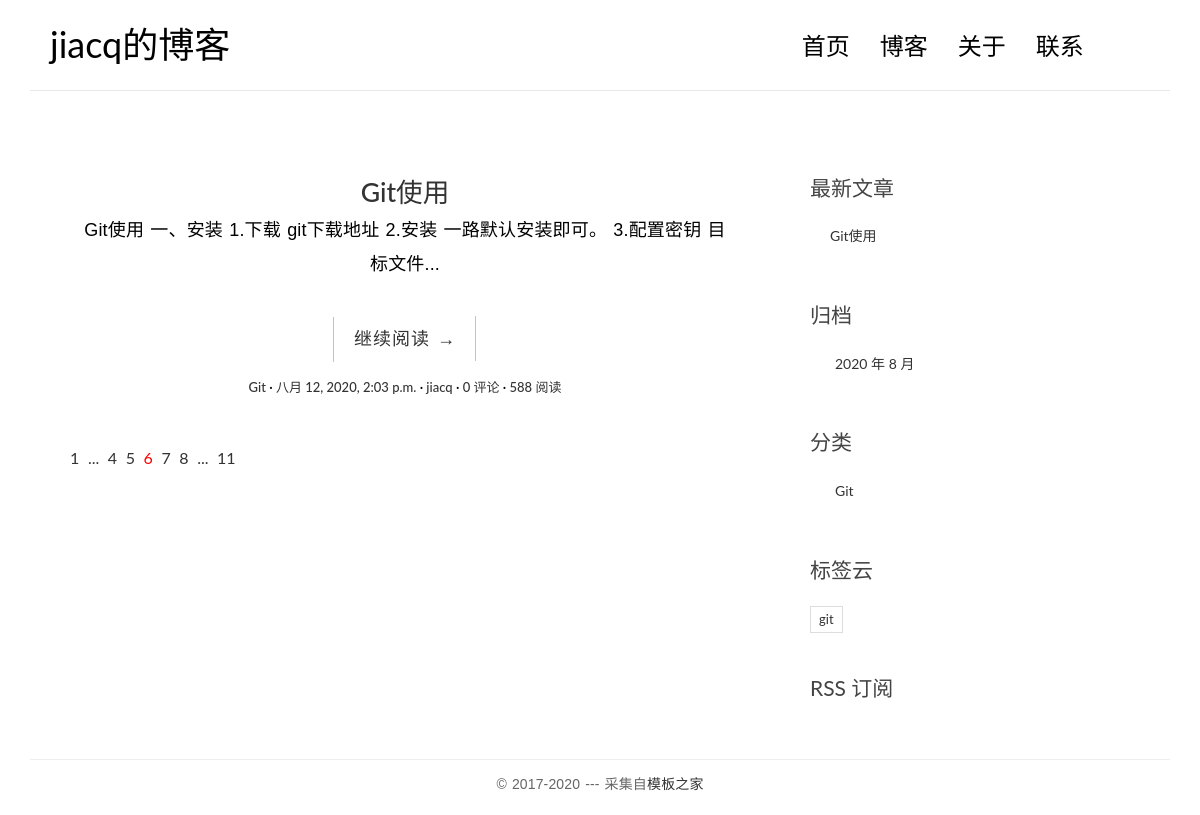
Screenshot of /blog/ with the database file from the repository.
### blog/models.py (models this page shows, shortened)
class Post(models.Model):
    '''文章标题'''
    title = models.CharField(max_length=70, verbose_name="标题")
    '''文章正文，我们使用了 TextField。
    存储比较短的字符串可以使用 CharField，但对于文章的正文来说可能会是一大段文本，因此使用 TextField 来存储大段文本。'''
    body = models.TextField(verbose_name="正文")
    '''这两个列分别表示文章的创建时间和最后一次修改时间，存储时间的字段用 DateTimeField 类型。'''
    created_time = models.DateTimeField(verbose_name="创建时间", default=timezone.now)
    modified_time = models.DateTimeField(verbose_name="修改时间")
    '''文章摘要，可以没有文章摘要，但默认情况下 CharField 要求我们必须存入数据，否则就会报错。
    指定 CharField 的 blank=True 参数值后就可以允许空值了。'''
    excerpt = models.CharField(max_length=200, blank=True, verbose_name="文章摘要")
    '''这是分类与标签，分类与标签的模型我们已经定义在上面。
    我们在这里把文章对应的数据库表和分类、标签对应的数据库表关联了起来，但是关联形式稍微有点不同。
    我们规定一篇文章只能对应一个分类，但是一个分类下可以有多篇文章，所以我们使用的是 ForeignKey，即一
    对多的关联关系。且自 django 2.0 以后，ForeignKey 必须传入一个 on_delete 参数用来指定当关联的
    数据被删除时，被关联的数据的行为，我们这里假定当某个分类被删除时，该分类下全部文章也同时被删除，因此     # 使用 models.CASCADE 参数，意为级联删除。
    而对于标签来说，一篇文章可以有多个标签，同一个标签下也可能有多篇文章，所以我们使用
    ManyToManyField，表明这是多对多的关联关系。
    同时我们规定文章可以没有标签，因此为标签 tags 指定了 blank=True。
    如果你对 ForeignKey、ManyToManyField 不了解，请看教程中的解释，亦可参考官方文档：
    https://docs.djangoproject.com/en/2.2/topics/db/models/#relationships
    '''
    category = models.ForeignKey(Category, on_delete=models.CASCADE, verbose_name="分类")
    tags = models.ManyToManyField(Tag, blank=True, verbose_name="标签")
    '''文章作者，这里 User 是从 django.contrib.auth.models 导入的。
    django.contrib.auth 是 django 内置的应用，专门用于处理网站用户的注册、登录等流程，User 是
    django 为我们已经写好的用户模型。
    这里我们通过 ForeignKey 把文章和 User 关联了起来。
    因为我们规定一篇文章只能有一个作者，而一个作者可能会写多篇文章，因此这是一对多的关联关系，和
    Category 类似。'''
    author = models.ForeignKey(User, on_delete=models.CASCADE, verbose_name="作者")
    class Meta:
        verbose_name = "文章post"
        verbose_name_plural = verbose_name
        ordering = ['-created_time']
    def get_absolute_url(self):
        return reverse('blog:detail', kwargs={'pk': self.pk})

class Category(models.Model):
    name = models.CharField(max_length=100, verbose_name="分类")
    class Meta:
        verbose_name = "分类ctgy"
        verbose_name_plural = verbose_name

class Tag(models.Model):
    name = models.CharField(max_length=100, verbose_name="标签")
    class Meta:
        verbose_name = "标签tag"
        verbose_name_plural = verbose_name

### blog/views.py (the view)
# urls.py: path('', views.index, name='index'),
def index(request):
    post_list = Post.objects.all().order_by('-created_time')
    return render(request, 'blog/index.html', context={'post_list': post_list})

### blog/templatetags/blog_extras.py (called while the page is built)
@register.inclusion_tag('blog/inclusions/_recent_posts.html', takes_context=True)
def show_recent_posts(context, num=5):
    return {
        'recent_post_list': Post.objects.all().order_by('-created_time')[:num],
    }

@register.inclusion_tag('blog/inclusions/_archives.html', takes_context=True)
def show_archives(context):
    return {
        'date_list': Post.objects.dates('created_time', 'month', order='DESC'),
    }

@register.inclusion_tag('blog/inclusions/_categories.html', takes_context=True)
def show_categories(context):
    return {
        'category_list': Category.objects.all(),
    }

@register.inclusion_tag('blog/inclusions/_tags.html', takes_context=True)
def show_tags(context):
    return {
        'tag_list': Tag.objects.all(),
    }

### templates/blog/index.html
{% extends 'base.html' %}
{% block main %}
{% for post in post_list %}
  <article class="post post-{{ post.pk }}">
      <h1 class="entry-title">
        <a href="{{ post.get_absolute_url }}">{{ post.title }}</a>
            <div class="entry-content clearfix">
                  <p>{{ post.excerpt }}...</p>
                  <div class="read-more cl-effect-14">
                      <a href="{{ post.get_absolute_url }}" class="more-link">继续阅读 <span class="meta-nav">→</span></a>
                  </div>
            </div>
            <div class="entry-meta">
              <span class="post-category"><a href="#">{{ post.category.name }}</a></span>
              <span class="post-date"><a href="#"><time class="entry-date"
                                                        datetime="{{ post.created_time }}">{{ post.created_time }}</time></a></span>
              <span class="post-author"><a href="#">{{ post.author }}</a></span>
              <span class="comments-link"><a href="{{ post.get_absolute_url }}#comment-area">{{ post.comment_set.count }} 评论</a></span>
              <span class="views-count"><a href="#">588 阅读</a></span>
            </div>
      </h1>
</article>
{% empty %}
  <div class="no-post">暂时还没有发布的文章！</div>
{% endfor %}
<div class="pagination">
    <ul>
        <li><a href="">1</a></li>
        <li><a href="">...</a></li>
        <li><a href="">4</a></li>
        <li><a href="">5</a></li>
        <li class="current"><a href="">6</a></li>
        <li><a href="">7</a></li>
        <li><a href="">8</a></li>
        <li><a href="">...</a></li>
        <li><a href="">11</a></li>
    </ul>
</div>
{% endblock main %}

### templates/base.html (shortened to what this page needs)
{% load static %}
{% load blog_extras %}
<!DOCTYPE html>
<html lang="zh-hans">
    <head>
        <link rel="stylesheet" href="http://code.ionicframework.com/ionicons/2.0.1/css/ionicons.min.css">
        <link rel="stylesheet" href="{% static 'blog/css/bootstrap.min.css' %}">
        <link rel="stylesheet" href="{% static 'blog/css/pace.css' %}">
        <link rel="stylesheet" href="{% static 'blog/css/custom.css' %}">
        <link rel="stylesheet" href="https://cdn.bootcss.com/highlight.js/9.15.8/styles/github.min.css" >
    </head>
    <body>
    <div class="container">
        <header id="site-header">
            <div class="row">
                <div class="col-md-4 col-sm-5 col-xs-8">
                    <div class="logo">
                        <h1><a href="{% url 'blog:index' %}"><b>jiacq的博客</b></a></h1>
                    </div>
                </div>
                <div class="col-md-8 col-sm-7 col-xs-4">
                    <nav class="main-nav" role="navigation">
                        <div class="collapse navbar-collapse" id="bs-example-navbar-collapse-1">
                            <ul class="nav navbar-nav navbar-right">
                                <li class="cl-effect-11"><a href="{% url 'blog:index' %}" data-hover="首页">首页</a></li>
                                <li class="cl-effect-11"><a href="full-width.html" data-hover="博客">博客</a></li>
                                <li class="cl-effect-11"><a href="about.html" data-hover="关于">关于</a></li>
                                <li class="cl-effect-11"><a href="contact.html" data-hover="联系">联系</a></li>
                            </ul>
                        </div>
                    </nav>
                </div>
            </div>
        </header>
    </div>
    <div class="content-body">
        <div class="container">
            <div class="row">
                <main class="col-md-8">
                    {% block main %}
                    {% endblock main %}
                </main>
                <aside class="col-md-4">
                    {% show_recent_posts %}
                    {% show_archives %}
                    {% show_categories %}
                    {% show_tags %}
                    <div class="rss">
                        <a href=""> RSS 订阅</a>
                    </div>
                </aside>
            </div>
        </div>
    </div>
    <footer id="site-footer">
        <div class="container">
            <div class="row">
                <div class="col-md-12">
                    <p class="copyright">&copy 2017-2020 --- 采集自<a href="http://www.cssmoban.com/"
                                                            target="_blank" title="模板之家">模板之家</a>
                    </p>
                </div>
            </div>
        </div>
    </footer>
    </body>
</html>

### templates/blog/inclusions/_recent_posts.html
<div class="widget widget-recent-posts">
  <h3 class="widget-title">最新文章</h3>
  <ul>
    {% for post in recent_post_list %}
      <li>
        <a href="{{ post.get_absolute_url }}">{{ post.title }}</a>
      </li>
    {% empty %}
      暂无文章！
    {% endfor %}
  </ul>
</div>

### templates/blog/inclusions/_archives.html
<div class="widget widget-archives">
  <h3 class="widget-title">归档</h3>
  <ul>
    {% for date in date_list %}
    <li>
      <a href="{% url 'blog:archive' date.year date.month %}">
        {{ date.year }} 年 {{ date.month }} 月
      </a>
    </li>
    {% endfor %}
  </ul>
</div>

### templates/blog/inclusions/_categories.html
<div class="widget widget-category">
  <h3 class="widget-title">分类</h3>
  <ul>
    {% for category in category_list %}
    <li>
      <a href="{% url 'blog:category' category.pk %}">{{ category.name }}</a>
    </li>
    {% empty %}
      暂无分类！
    {% endfor %}
  </ul>
</div>

### templates/blog/inclusions/_tags.html
<div class="widget widget-tag-cloud">
  <h3 class="widget-title">标签云</h3>
  <ul>
    {% for tag in tag_list %}
      <li>
        <a href="{% url 'blog:tag' tag.pk %}">{{ tag.name }}</a>
      </li>
    {% empty %}
        暂无标签！
    {% endfor %}
  </ul>
</div>

### blog/static/blog/css/custom.css (style rules this page uses)
* { outline: none; }
h1, h2, h3, h4, h5, h6 { margin-top: 0; }
b { font-weight: 400; }
a { color: #333; }
body { color: #444; font-family: 'Lato', sans-serif; }
p { font-family: 'Ubuntu', sans-serif; font-weight: 400; word-spacing: 1px; letter-spacing: 0.01em; }
#site-header { background-color: #FFF; padding: 25px 20px; margin-bottom: 40px; border-bottom: 1px solid #e7e7e7; }
.logo h1 a { color: #000; }
.logo h1 { margin: 0; font-family: 'Lato', sans-serif; font-weight: 300; }
.main-nav { margin-top: 11px; max-width: 95%; }
.main-nav a { color: #000000 !important; padding: 0 0 5px 0 !important; margin-right: 30px; font-family: 'Lato', sans-serif; font-weight: 300; font-size: 24px; }
.cl-effect-11 a { padding: 10px 0; color: #0972b4; text-shadow: none; }
.cl-effect-11 a::before { position: absolute; top: 0; left: 0; overflow: hidden; padding: 0 0 5px 0 !important; max-width: 0; border-bottom: 1px solid #000; color: #000; content: attr(data-hover); white-space: nowrap; -webkit-transition: max-width 0.5s; -moz-transition: max-width 0.5s; transition: max-width 0.5s; }
.content-body { padding-bottom: 4em; }
.post { background: #fff; padding: 30px 30px 0; }
.entry-title { text-align: center; font-size: 1.9em; margin-bottom: 20px; line-height: 1.6; padding: 10px 20px 0; }
.entry-meta { text-align: center; color: #DDDDDD; font-size: 13px; margin-bottom: 30px; }
.entry-content { font-size: 18px; line-height: 1.9; font-weight: 300; color: #000; }
.post-category::after, .post-date::after, .post-author::after, .comments-link::after { content: ' ·'; color: #000; }
.read-more { font-family: 'Ubuntu', sans-serif; font-weight: 400; word-spacing: 1px; letter-spacing: 0.01em; text-align: center; margin-top: 20px; }
.cl-effect-14 a { padding: 0 20px; height: 45px; line-height: 45px; position: relative; display: inline-block; margin: 15px 25px; letter-spacing: 1px; font-weight: 400; text-shadow: 0 0 1px rgba(255, 255, 255, 0.3); }
.cl-effect-14 a::before, .cl-effect-14 a::after { position: absolute; width: 45px; height: 1px; background: #C3C3C3; content: ''; -webkit-transition: all 0.3s; -moz-transition: all 0.3s; transition: all 0.3s; pointer-events: none; }
.cl-effect-14 a::before { top: 0; left: 0; -webkit-transform: rotate(90deg); -moz-transform: rotate(90deg); transform: rotate(90deg); -webkit-transform-origin: 0 0; -moz-transform-origin: 0 0; transform-origin: 0 0; }
.cl-effect-14 a::after { right: 0; bottom: 0; -webkit-transform: rotate(90deg); -moz-transform: rotate(90deg); transform: rotate(90deg); -webkit-transform-origin: 100% 0; -moz-transform-origin: 100% 0; transform-origin: 100% 0; }
.widget { background: #fff; padding: 30px 0 0; }
.widget-title { font-size: 1.5em; margin-bottom: 20px; line-height: 1.6; padding: 10px 0 0; font-weight: 400; }
.widget-recent-posts ul { padding: 0; margin: 0; padding-left: 20px; }
.widget-recent-posts ul li { list-style-type: none; position: relative; line-height: 170%; margin-bottom: 10px; }
.widget-recent-posts ul li::before { content: '\f3d3'; font-family: "Ionicons"; position: absolute; left: -17px; top: 3px; font-size: 16px; color: #000; }
.widget-archives ul { padding: 0; margin: 0; padding-left: 25px; }
.widget-archives ul li { list-style-type: none; position: relative; line-height: 170%; margin-bottom: 10px; }
.widget-archives ul li::before { content: '\f3f3'; font-family: "Ionicons"; position: absolute; left: -25px; top: 1px; font-size: 16px; color: #000; }
.widget-category ul { padding: 0; margin: 0; padding-left: 25px; }
.widget-category ul li { list-style-type: none; position: relative; line-height: 170%; margin-bottom: 10px; }
.widget-category ul li::before { content: '\f3fe'; font-family: "Ionicons"; position: absolute; left: -25px; top: 1px; font-size: 18px; color: #000; }
.widget-tag-cloud ul { padding: 0; margin: 0; margin-right: -10px; }
.widget-tag-cloud ul li { list-style-type: none; font-size: 13px; display: inline-block; margin-right: 10px; margin-bottom: 10px; padding: 3px 8px; border: 1px solid #ddd; }
.rss { font-size: 21px; margin-top: 30px; }
.rss a { color: #444; }
#site-footer { padding-top: 10px; padding: 0 0 1.5em 0; }
.copyright { text-align: center; padding-top: 1em; margin: 0; border-top: 1px solid #eee; color: #666; }
.pagination ul { list-style: none; }
.pagination ul li { display: inline-block; font-size: 16px; margin-right: 5px; }
.current a { color: red; }

### rows the page displays
Post: title "Git使用", excerpt "Git使用 一、安装 1.下载 git下载地址 2.安装 一路默认安装即可。 3.配置密钥 目标文件", category.name "Git", created_time "八月 12, 2020, 2:03 p.m.", author "jiacq", comment_set.count "0"
Category: name "Git"
Tag: name "git"

### other values shown
{{ date.year }} "2020"
{{ date.month }} "8"
